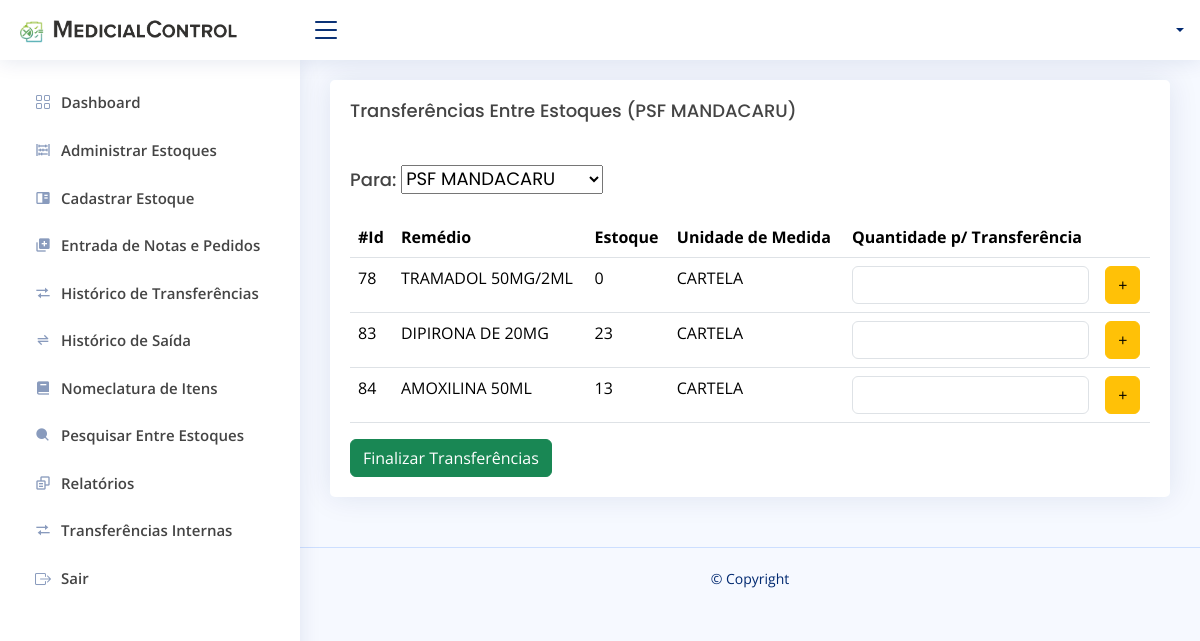
Page /transferenciasEstoques.php?id=7&&nome=PSF MANDACARU&&lote=121241 on the committed database.
### tables this page shows
CREATE TABLE `tb_remedio` (
  `id_remedio` int(11) NOT NULL,
  `nome_remedio` varchar(220) NOT NULL,
  `uni_medida_remedio` varchar(100) NOT NULL,
  `quantidade_remedio` bigint(20) NOT NULL,
  `quant_min_estoque_remedio` bigint(20) NOT NULL,
  `vencimento_remedio` date NOT NULL,
  `estoque_remedio` int(11) NOT NULL
);

### controladores/Classes.php (called while the page is built, shortened)
<?php
class Estoque
{
    private $conexao;
    public function __construct()
    {
        $this->conexao = new Conexao();
    }
    public function chamaEstoque()
    {
        $conn = $this->conexao->Conectar();
        $query = "SELECT * FROM tb_estoques";
        $stmt = $conn->prepare($query);
        $stmt->execute();
        $r = [];
        while ($retorno = $stmt->fetch(PDO::FETCH_ASSOC)) {
            $r[] = $retorno;
        };
        return $r;
    }
}
class Remedio
{
    private $conexao;
    public function __construct()
    {
        $this->conexao = new Conexao();
    }
    public function chamaRemedioPorEstoque($idEstoque)
    {
        $query = "SELECT * FROM tb_remedio WHERE estoque_remedio = :idEstoque";
        $conn = $this->conexao->Conectar();
        $stmt = $conn->prepare($query);
        $stmt->bindParam(":idEstoque", $idEstoque);
        $stmt->execute();
        $r = [];
        while ($retorno = $stmt->fetch(PDO::FETCH_ASSOC)) {
            $r[] = $retorno;
        };
        return $r;
    }
}

### transferenciasEstoques.php (the view, shortened to what this page needs)
<?php
include "controladores/Controller.php";
include "controladores/Classes.php";
$func = new Remedio;
$chamaRemedio = $func->chamaRemedioPorEstoque($_GET['id']);
$func2 = new Estoque;
$chamaEstoque = $func2->chamaEstoque();
$lote = $_GET['lote'];
$nomeEstoque = $_GET['nome'];
?>
<!DOCTYPE html>
<html lang="pt-br">
<head>
</head>
<body>
    <header id="header" class="header fixed-top d-flex align-items-center">
        <nav class="header-nav ms-auto">
            <ul class="d-flex align-items-center">
                <?php echo Perfil() ?>
            </ul>
        </nav>
    </header>
    <aside id="sidebar" class="sidebar">
        <?php echo sideBar() ?>
    </aside>
    <main id="main" class="main">
        <section class="section">
            <div class="row">
                <div class="col-lg-12 col-md-12">
                    <div class="col-lg-12 col-md-12">
                        <div class="card">
                            <div class="card-body">
                                <h5 class="card-title">Transferências Entre Estoques (<?php echo $nomeEstoque ?>)</h5>
                                <h4 class="card-title">Para:
                                    <select name="estoque" id="estoque">
                                        <?php foreach ($chamaEstoque as $E) { ?>
                                            <option value="<?= $E['id_estoque'] ?>"><?= $E['nome_estoque'] ?></option>
                                        <?php } ?>
                                    </select>
                                </h4>
                                <table class="table datatable">
                                    <thead>
                                        <tr>
                                            <th>#Id</th>
                                            <th>Remédio</th>
                                            <th>Estoque</th>
                                            <th>Unidade de Medida</th>
                                            <th>Quantidade p/ Transferência</th>
                                            <th></th>
                                        </tr>
                                    </thead>
                                    <tbody>
                                        <?php foreach ($chamaRemedio as $remedio) { ?>
                                            <tr>
                                                <td><?= $remedio['id_remedio'] ?></td>
                                                <td><?= $remedio['nome_remedio'] ?></td>
                                                <td class="quantRemedio"><?= $remedio['quantidade_remedio'] ?></td>
                                                <td class="uni_medida_remedio"><?= $remedio['uni_medida_remedio'] ?></td>
                                                <td><input name="valor" class="form-control" type="number"></td>
                                                <td><button onclick="addCarrinho(event)" name="butn" class="btn btn-warning ">+</button></td>
                                            </tr>
                                        <?php } ?>
                                    </tbody>
                                </table>
                                <a href="fecharCarrinho.php?lote=<?=$lote?>" class="btn btn-success">Finalizar Transferências</a>
                            </div>
                        </div>
                    </div>
                </div>
        </section>
    </main>
    <footer id="footer" class="footer">
        <div class="copyright">
            &copy; Copyright <strong><span></span></strong>
        </div>
        <div class="credits">
        </div>
    </footer>
</body>
</html>

### assets/css/style.css (style rules this page uses)
:root { scroll-behavior: smooth; }
body { font-family: "Open Sans", sans-serif; background: #f6f9ff; color: #444444; }
a { color: #4154f1; text-decoration: none; }
h1, h2, h3, h4, h5, h6 { font-family: "Nunito", sans-serif; }
#main { margin-top: 60px; padding: 20px 30px; transition: all 0.3s; }
.card { margin-bottom: 30px; border: none; border-radius: 5px; box-shadow: 0px 0 30px rgba(1, 41, 112, 0.1); }
.card-title { padding: 20px 0 15px 0; font-size: 18px; font-weight: 500; color: #444444; font-family: "Poppins", sans-serif; }
.card-body { padding: 0 20px 20px 20px; }
.header { transition: all 0.5s; z-index: 997; height: 60px; box-shadow: 0px 2px 20px rgba(1, 41, 112, 0.1); background-color: #fff; padding-left: 20px; }
.header-nav ul { list-style: none; }
.header-nav>ul { margin: 0; padding: 0; }
.sidebar { position: fixed; top: 60px; left: 0; bottom: 0; width: 300px; z-index: 996; transition: all 0.3s; padding: 20px; overflow-y: auto; scrollbar-width: thin; scrollbar-color: #aab7cf transparent; box-shadow: 0px 0px 20px rgba(1, 41, 112, 0.1); background-color: #fff; }
@media (min-width: 1200px) { #main, #footer { margin-left: 300px; } }
.footer { padding: 20px 0; font-size: 14px; transition: all 0.3s; border-top: 1px solid #cddfff; }
.footer .copyright { text-align: center; color: #012970; }
.footer .credits { padding-top: 5px; text-align: center; font-size: 13px; color: #012970; }

### rows in the picture
tb_remedio: id_remedio "78", nome_remedio "TRAMADOL 50MG/2ML", quantidade_remedio "0", uni_medida_remedio "CARTELA"
tb_remedio: id_remedio "83", nome_remedio "DIPIRONA DE 20MG", quantidade_remedio "23", uni_medida_remedio "CARTELA"
tb_remedio: id_remedio "84", nome_remedio "AMOXILINA 50ML", quantidade_remedio "13", uni_medida_remedio "CARTELA"

### other values in the picture
$nomeEstoque "PSF MANDACARU"
form field estoque "PSF MANDACARU"
